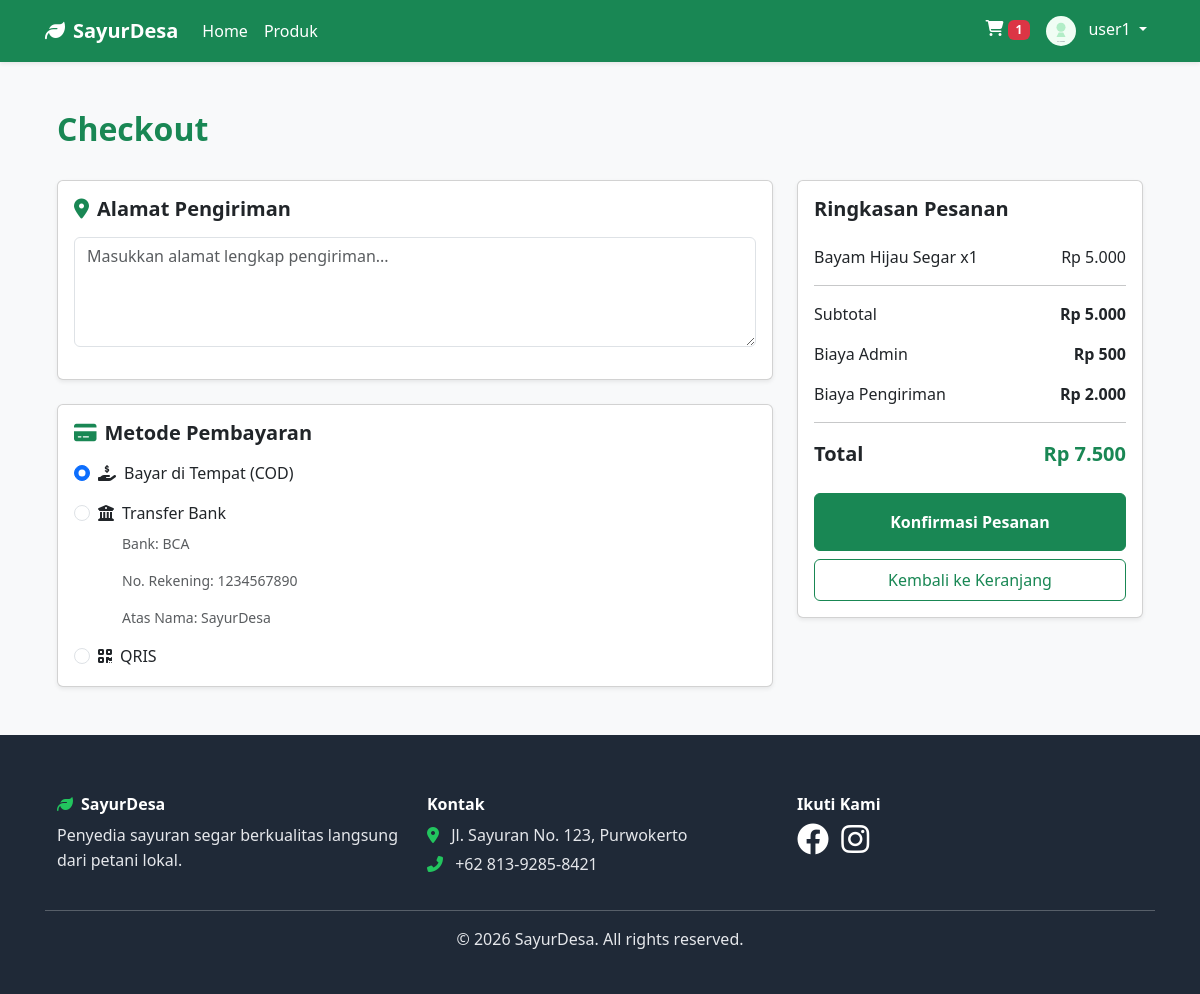
The app's page /checkout.php (signed in) with its own data.
### tables this page shows
CREATE TABLE `carts` (
  `id` int(11) NOT NULL,
  `user_id` int(11) NOT NULL,
  `created_at` timestamp NOT NULL DEFAULT current_timestamp()
);

CREATE TABLE `cart_items` (
  `id` int(11) NOT NULL,
  `cart_id` int(11) NOT NULL,
  `product_id` int(11) NOT NULL,
  `quantity` int(11) NOT NULL DEFAULT 1
);

CREATE TABLE `products` (
  `id` int(11) NOT NULL,
  `category_id` int(11) DEFAULT NULL,
  `name` varchar(100) NOT NULL,
  `description` text DEFAULT NULL,
  `price` decimal(10,2) NOT NULL,
  `stock` int(11) NOT NULL,
  `image` varchar(255) DEFAULT NULL,
  `harvest_date` date DEFAULT NULL,
  `vitamin` varchar(100) DEFAULT NULL,
  `iron` decimal(5,2) DEFAULT NULL,
  `health_benefits` text DEFAULT NULL,
  `carbon_saving` decimal(10,2) DEFAULT NULL,
  `is_active` tinyint(1) DEFAULT 1,
  `created_at` timestamp NOT NULL DEFAULT current_timestamp()
);

### config/config.php (called while the page is built, shortened)
<?php
$host = 'localhost';
$dbname = 'sayurdesa';
$username = 'root';
$password = '';
try {
    $pdo = new PDO("mysql:host=$host;dbname=$dbname;charset=utf8", $username, $password);
    $pdo->setAttribute(PDO::ATTR_ERRMODE, PDO::ERRMODE_EXCEPTION);
    $pdo->setAttribute(PDO::ATTR_DEFAULT_FETCH_MODE, PDO::FETCH_ASSOC);
} catch(PDOException $e) {
    die("Database connection failed: " . $e->getMessage());
}
function is_logged_in() {
    return isset($_SESSION['user_id']);
}
function is_admin() {
    return isset($_SESSION['role']) && ($_SESSION['role'] === 'admin' || $_SESSION['role'] === 'super_admin');
}
function is_super_admin() {
    return isset($_SESSION['role']) && $_SESSION['role'] === 'super_admin';
}
function format_currency($amount) {
    return 'Rp ' . number_format($amount, 0, ',', '.');
}
function get_cart_count() {
    global $pdo;
    $stmt = $pdo->prepare("SELECT id FROM carts WHERE user_id = ? LIMIT 1");
    $stmt->execute([$_SESSION['user_id']]);
    $cart = $stmt->fetch();
    $stmt = $pdo->prepare("SELECT SUM(quantity) as total FROM cart_items WHERE cart_id = ?");
    $stmt->execute([$cart['id']]);
    $result = $stmt->fetch();
    return $result['total'] ?? 0;
}
?>

### checkout.php (the view, shortened to what this page needs)
<?php
require_once 'config/config.php';
$user_id = $_SESSION['user_id'];
$stmt = $pdo->prepare("SELECT ci.*, p.name, p.price, p.stock FROM cart_items ci JOIN carts c ON ci.cart_id = c.id JOIN products p ON ci.product_id = p.id WHERE c.user_id = ?");
$stmt->execute([$user_id]);
$cart_items = $stmt->fetchAll();
$total = 0;
foreach ($cart_items as $item) {
    $total += $item['price'] * $item['quantity'];
}
$biaya_admin = 500;
$biaya_pengiriman = 2000;
$grand_total = $total + $biaya_admin + $biaya_pengiriman;
?>
<!DOCTYPE html>
<html lang="id">
<head>
    <link href="https://cdn.jsdelivr.net/npm/bootstrap@5.3.0/dist/css/bootstrap.min.css" rel="stylesheet">
    <link rel="stylesheet" href="assets/css/style.css">
    <link rel="stylesheet" href="https://cdnjs.cloudflare.com/ajax/libs/font-awesome/6.4.0/css/all.min.css">
</head>
<body class="bg-light">
    <nav class="navbar navbar-expand-lg navbar-success bg-success shadow-sm">
        <div class="container">
            <a class="navbar-brand text-white fw-bold" href="index.php">
                <i class="fas fa-leaf me-2"></i>SayurDesa
            </a>
            <div class="collapse navbar-collapse" id="navbarNav">
                <ul class="navbar-nav me-auto">
                    <li class="nav-item">
                        <a class="nav-link text-white" href="index.php">Home</a>
                    </li>
                    <li class="nav-item">
                        <a class="nav-link text-white" href="products.php">Produk</a>
                    </li>
                </ul>
                <ul class="navbar-nav">
                    <?php if (is_logged_in()): ?>
                        <?php if (!is_admin() && !is_super_admin()): ?>
                            <li class="nav-item">
                                <a class="nav-link text-white" href="cart.php">
                                    <i class="fas fa-shopping-cart"></i>
                                    <span class="badge bg-danger"><?php echo get_cart_count(); ?></span>
                                </a>
                            </li>
                        <?php endif; ?>
                        <li class="nav-item dropdown">
                            <a class="nav-link text-white dropdown-toggle" href="#" id="navbarDropdown" role="button" data-bs-toggle="dropdown">
                                <?php
                                $nav_profile_img = 'assets/images/products/no-image.svg';
                                ?>
                                <img src="<?php echo htmlspecialchars($nav_profile_img); ?>" alt="Profile" class="rounded-circle border-2 border-white" style="width: 30px; height: 30px; object-fit: cover; margin-right: 8px;">
                                <?php echo htmlspecialchars($_SESSION['name']); ?>
                            </a>
                        </li>
                    <?php endif; ?>
                </ul>
            </div>
        </div>
    </nav>
    <div class="container py-5">
        <div class="row mb-4">
            <div class="col-md-12">
                <h2 class="fw-bold text-success">Checkout</h2>
            </div>
        </div>
        <form method="POST">
            <div class="row">
                <div class="col-md-8">
                    <div class="card shadow-sm mb-4">
                        <div class="card-body">
                            <h5 class="fw-bold mb-3"><i class="fas fa-map-marker-alt text-success me-2"></i>Alamat Pengiriman</h5>
                            <div class="mb-3">
                                <textarea name="shipping_address" class="form-control" rows="4" placeholder="Masukkan alamat lengkap pengiriman..." required><?php
                                ?></textarea>
                            </div>
                        </div>
                    </div>
                    <div class="card shadow-sm">
                        <div class="card-body">
                            <h5 class="fw-bold mb-3"><i class="fas fa-credit-card text-success me-2"></i>Metode Pembayaran</h5>
                            <div class="form-check mb-3">
                                <input class="form-check-input" type="radio" name="payment_method" id="cod" value="COD" checked>
                                <label class="form-check-label" for="cod">
                                    <i class="fas fa-hand-holding-usd me-2"></i>Bayar di Tempat (COD)
                                </label>
                            </div>
                            <div class="form-check mb-3">
                                <input class="form-check-input" type="radio" name="payment_method" id="transfer" value="Transfer Bank">
                                <label class="form-check-label" for="transfer">
                                    <i class="fas fa-university me-2"></i>Transfer Bank
                                </label>
                                <div class="mt-2 ms-4 text-muted small">
                                    <p>Bank: BCA</p>
                                    <p>No. Rekening: 1234567890</p>
                                    <p>Atas Nama: SayurDesa</p>
                                </div>
                            </div>
                            <div class="form-check">
                                <input class="form-check-input" type="radio" name="payment_method" id="qris" value="QRIS">
                                <label class="form-check-label" for="qris">
                                    <i class="fas fa-qrcode me-2"></i>QRIS
                                </label>
                            </div>
                        </div>
                    </div>
                </div>
                <div class="col-md-4">
                    <div class="card shadow-sm">
                        <div class="card-body">
                            <h5 class="fw-bold mb-4">Ringkasan Pesanan</h5>
                            <?php foreach ($cart_items as $item): ?>
                                <div class="d-flex justify-content-between mb-2">
                                    <span><?php echo htmlspecialchars($item['name']); ?> x<?php echo $item['quantity']; ?></span>
                                    <span><?php echo format_currency($item['price'] * $item['quantity']); ?></span>
                                </div>
                            <?php endforeach; ?>
                            <hr>
                            <div class="d-flex justify-content-between mb-3">
                                <span>Subtotal</span>
                                <span class="fw-bold"><?php echo format_currency($total); ?></span>
                            </div>
                            <div class="d-flex justify-content-between mb-3">
                                <span>Biaya Admin</span>
                                <span class="fw-bold"><?php echo format_currency($biaya_admin); ?></span>
                            </div>
                            <div class="d-flex justify-content-between mb-3">
                                <span>Biaya Pengiriman</span>
                                <span class="fw-bold"><?php echo format_currency($biaya_pengiriman); ?></span>
                            </div>
                            <hr>
                            <div class="d-flex justify-content-between mb-4">
                                <span class="fw-bold fs-5">Total</span>
                                <span class="fw-bold fs-5 text-success"><?php echo format_currency($grand_total); ?></span>
                            </div>
                            <button type="submit" name="checkout" class="btn btn-success w-100 py-3 fw-bold">Konfirmasi Pesanan</button>
                            <a href="cart.php" class="btn btn-outline-success w-100 py-2 mt-2">Kembali ke Keranjang</a>
                        </div>
                    </div>
                </div>
            </div>
        </form>
    </div>
    <footer class="footer">
        <div class="container">
            <div class="row g-4">
                <div class="col-md-4">
                    <h6 class="fw-bold"><i class="fas fa-leaf text-success me-2"></i>SayurDesa</h6>
                    <p>Penyedia sayuran segar berkualitas langsung dari petani lokal.</p>
                </div>
                <div class="col-md-4">
                    <h6 class="fw-bold">Kontak</h6>
                    <p class="mb-1"><i class="fas fa-map-marker-alt me-2 text-success"></i> Jl. Sayuran No. 123, Purwokerto</p>
                    <p class="mb-1"><i class="fas fa-phone-alt me-2 text-success"></i> +62 813-9285-8421</p>
                </div>
                <div class="col-md-4">
                    <h6 class="fw-bold">Ikuti Kami</h6>
                    <a href="#" class="me-2"><i class="fab fa-facebook fa-2x"></i></a>
                    <a href="#" class="me-2"><i class="fab fa-instagram fa-2x"></i></a>
                </div>
            </div>
            <hr class="bg-secondary mt-4 mb-3">
            <div class="text-center">
                <p>&copy; 2026 SayurDesa. All rights reserved.</p>
            </div>
        </div>
    </footer>
</body>
</html>

### assets/css/style.css (style rules this page uses)
:root { --primary-color: #22c55e; --primary-dark: #16a34a; --primary-darker: #15803d; --secondary-color: #fbbf24; --secondary-dark: #f59e0b; --success-color: #22c55e; --warning-color: #fbbf24; --danger-color: #ef4444; --info-color: #3b82f6; --text-dark: #1f2937; --text-muted: #6b7280; --bg-light: #f0fdf4; }
* { margin: 0; padding: 0; box-sizing: border-box; }
html, body { width: 100%; max-width: 100vw; overflow-x: hidden; }
body { font-family: 'Segoe UI', Tahoma, Geneva, Verdana, sans-serif; color: var(--text-dark); }
.row { margin-left: 0; margin-right: 0; }
.container, .container-fluid { padding-left: 15px; padding-right: 15px; }
.footer { padding: 60px 0 30px; background: #1f2937; }
.footer * { color: #ffffff; }
.footer h6 { font-size: 1rem; font-weight: 500; }
.footer p { color: #e5e7eb !important; line-height: 1.6; margin-bottom: 0.75rem; }
.footer a { color: #e5e7eb !important; text-decoration: none; transition: all 0.3s ease; }
.footer i.text-success, .footer .text-success { color: #22c55e !important; }
.footer .row.g-4 { row-gap: 2.5rem; }

### records on screen
carts: id "1"
cart_items: product.name "Bayam Hijau Segar", quantity "1", format_currency($item['price'] * $item['quantity']) "Rp 5.000"

### other values on screen
$_SESSION['name'] "user1"
format_currency($total) "Rp 5.000"
format_currency($biaya_admin) "Rp 500"
format_currency($biaya_pengiriman) "Rp 2.000"
format_currency($grand_total) "Rp 7.500"
